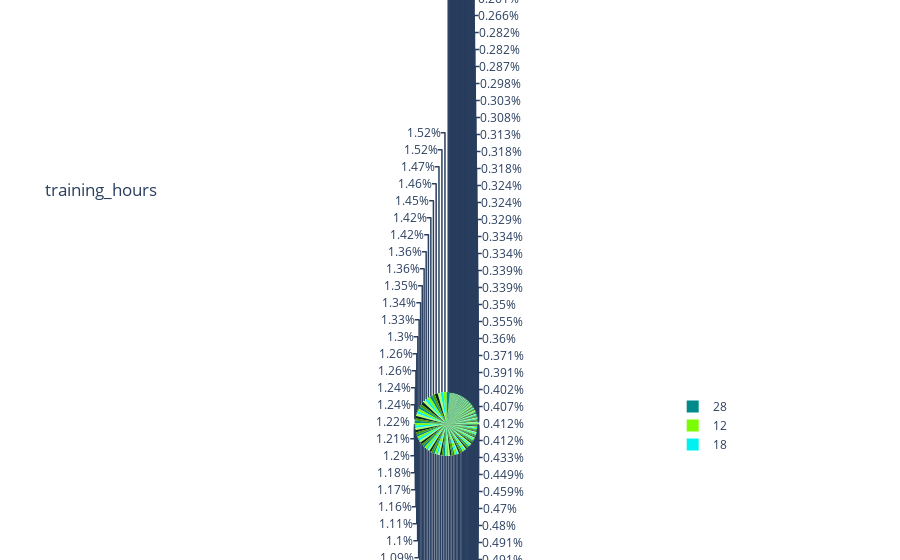

Notebook source saved alongside this figure:
### Code cell
pie_chart(HR,"training_hours")
#Not applicable for continuous variables.

### Figure 1 — Plotly figure (JSON) as saved in the notebook; plotly's stock layout.template omitted (floating-point values rounded to 4 significant figures; data arrays with more than 128 entries replaced by an {"elided": "..."} marker saying what was removed)
{"data": [{"domain": {"x": [0, 1], "y": [0, 1]}, "hovertemplate": "label=%{label}<br>value=%{value}<extra></extra>", "labels": {"elided": "241 int values"}, "legendgroup": "", "name": "", "showlegend": true, "type": "pie", "values": {"elided": "241 float values"}}], "layout": {"legend": {"tracegroupgap": 0}, "piecolorway": ["darkcyan", "lawngreen"], "title": {"text": "training_hours"}}}
